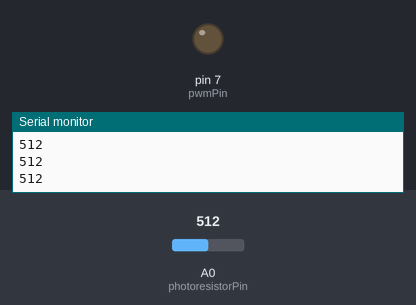
The sketch below on a simulated Arduino Uno, built with avr-gcc and run on an emulated ATmega328P. Parts: output pins drawn as LEDs (lit = HIGH), the last lines printed to the serial monitor. Inputs (shaded band) come from the test bench; at power-on: A0 (photoresistorPin) = 512.

Above: at 1.2 s.
1.3 s: A0 (photoresistorPin) set to 493
At 1.9 s:
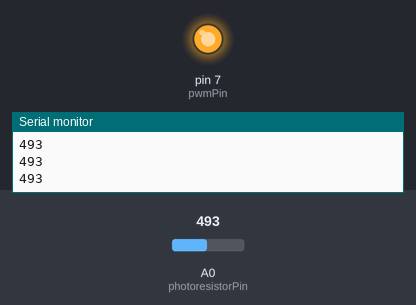
2.8 s: A0 (photoresistorPin) set to 510
At 3.3 s:
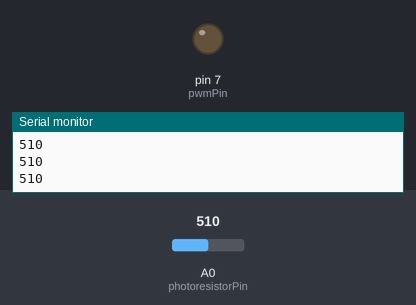
4.3 s: A0 (photoresistorPin) set to 490
At 4.6 s:
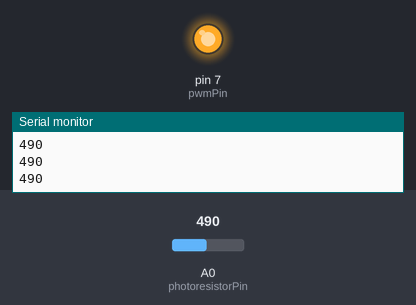
Timing chart, 0 to 7.3 s (numbered marks = the images above; inputs shaded):
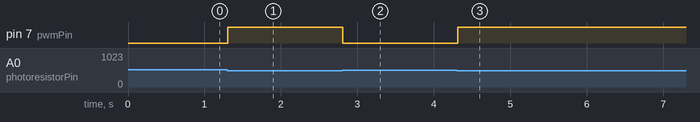

The sketch:

simple_photoresistorOutput.ino
```cpp
/*void setup() {
  // put your setup code here, to run once:

}

void loop() {
  // put your main code here, to run repeatedly:
  //adc0 is input from the photoresistor
  //if input from the photorestistor is below X, then pwm7 should be ON
}
*/

//copilot:
const int photoresistorPin = PC0;  // adc0
const int pwmPin = PD7;             // pwm7
const int threshold = 500;        // Adjust this value based on your lighting conditions

void setup() {
  pinMode(pwmPin, OUTPUT);
  Serial.begin(9600); // Optional: for debugging
}

void loop() {

  setup();


  int lightLevel = analogRead(photoresistorPin);
  Serial.println(lightLevel); // Optional: to monitor light level

  if (lightLevel < threshold) {
    digitalWrite(pwmPin, HIGH); // Turn ON
  } else {
    digitalWrite(pwmPin, LOW);  // Turn OFF
  }

  delay(100); // Small delay to stabilize readings
}
```

Measured:
- the behaviour switches between 500 and 499 on A0 (photoresistorPin) (found by bisection; images 0 and 1)
- after the input at 1.3 s, pin 7 (pwmPin): LOW → HIGH at once
- after the input at 2.8 s, pin 7 (pwmPin): HIGH → LOW at once
- after the input at 4.3 s, pin 7 (pwmPin): LOW → HIGH at once
